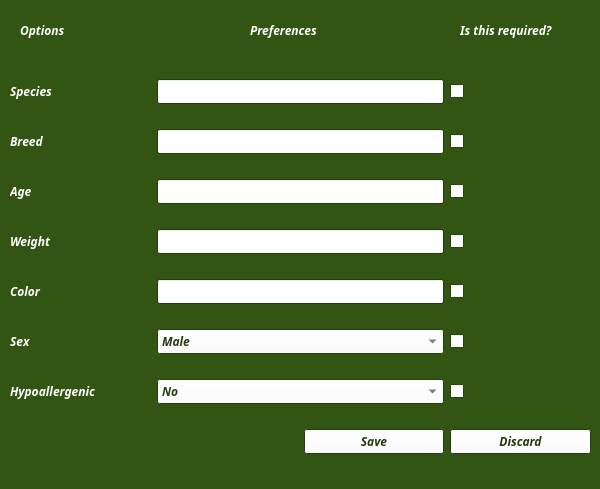
<?xml version="1.0" encoding="UTF-8"?>
<ui version="4.0">
 <class>PrefTab</class>
 <widget class="QWidget" name="PrefTab">
  <property name="geometry">
   <rect>
    <x>0</x>
    <y>0</y>
    <width>600</width>
    <height>489</height>
   </rect>
  </property>
  <property name="palette">
   <palette>
    <active>
     <colorrole role="WindowText">
      <brush brushstyle="SolidPattern">
       <color alpha="255">
        <red>255</red>
        <green>255</green>
        <blue>255</blue>
       </color>
      </brush>
     </colorrole>
     <colorrole role="Button">
      <brush brushstyle="SolidPattern">
       <color alpha="255">
        <red>255</red>
        <green>255</green>
        <blue>255</blue>
       </color>
      </brush>
     </colorrole>
     <colorrole role="ButtonText">
      <brush brushstyle="SolidPattern">
       <color alpha="255">
        <red>38</red>
        <green>59</green>
        <blue>18</blue>
       </color>
      </brush>
     </colorrole>
     <colorrole role="Base">
      <brush brushstyle="SolidPattern">
       <color alpha="255">
        <red>255</red>
        <green>255</green>
        <blue>255</blue>
       </color>
      </brush>
     </colorrole>
     <colorrole role="Window">
      <brush brushstyle="SolidPattern">
       <color alpha="255">
        <red>50</red>
        <green>85</green>
        <blue>19</blue>
       </color>
      </brush>
     </colorrole>
    </active>
    <inactive>
     <colorrole role="WindowText">
      <brush brushstyle="SolidPattern">
       <color alpha="255">
        <red>255</red>
        <green>255</green>
        <blue>255</blue>
       </color>
      </brush>
     </colorrole>
     <colorrole role="Button">
      <brush brushstyle="SolidPattern">
       <color alpha="255">
        <red>255</red>
        <green>255</green>
        <blue>255</blue>
       </color>
      </brush>
     </colorrole>
     <colorrole role="ButtonText">
      <brush brushstyle="SolidPattern">
       <color alpha="255">
        <red>38</red>
        <green>59</green>
        <blue>18</blue>
       </color>
      </brush>
     </colorrole>
     <colorrole role="Base">
      <brush brushstyle="SolidPattern">
       <color alpha="255">
        <red>255</red>
        <green>255</green>
        <blue>255</blue>
       </color>
      </brush>
     </colorrole>
     <colorrole role="Window">
      <brush brushstyle="SolidPattern">
       <color alpha="255">
        <red>50</red>
        <green>85</green>
        <blue>19</blue>
       </color>
      </brush>
     </colorrole>
    </inactive>
    <disabled>
     <colorrole role="WindowText">
      <brush brushstyle="SolidPattern">
       <color alpha="255">
        <red>190</red>
        <green>190</green>
        <blue>190</blue>
       </color>
      </brush>
     </colorrole>
     <colorrole role="Button">
      <brush brushstyle="SolidPattern">
       <color alpha="255">
        <red>255</red>
        <green>255</green>
        <blue>255</blue>
       </color>
      </brush>
     </colorrole>
     <colorrole role="ButtonText">
      <brush brushstyle="SolidPattern">
       <color alpha="255">
        <red>190</red>
        <green>190</green>
        <blue>190</blue>
       </color>
      </brush>
     </colorrole>
     <colorrole role="Base">
      <brush brushstyle="SolidPattern">
       <color alpha="255">
        <red>50</red>
        <green>85</green>
        <blue>19</blue>
       </color>
      </brush>
     </colorrole>
     <colorrole role="Window">
      <brush brushstyle="SolidPattern">
       <color alpha="255">
        <red>50</red>
        <green>85</green>
        <blue>19</blue>
       </color>
      </brush>
     </colorrole>
    </disabled>
   </palette>
  </property>
  <property name="font">
   <font>
    <family>Purisa</family>
    <weight>75</weight>
    <italic>true</italic>
    <bold>true</bold>
   </font>
  </property>
  <property name="windowTitle">
   <string>Form</string>
  </property>
  <widget class="QLabel" name="label_8">
   <property name="geometry">
    <rect>
     <x>250</x>
     <y>10</y>
     <width>191</width>
     <height>41</height>
    </rect>
   </property>
   <property name="text">
    <string>Preferences</string>
   </property>
  </widget>
  <widget class="QLabel" name="label_9">
   <property name="geometry">
    <rect>
     <x>460</x>
     <y>10</y>
     <width>131</width>
     <height>41</height>
    </rect>
   </property>
   <property name="text">
    <string>Is this required?</string>
   </property>
  </widget>
  <widget class="QLabel" name="label_10">
   <property name="geometry">
    <rect>
     <x>20</x>
     <y>10</y>
     <width>121</width>
     <height>41</height>
    </rect>
   </property>
   <property name="text">
    <string>Options</string>
   </property>
  </widget>
  <widget class="QWidget" name="layoutWidget">
   <property name="geometry">
    <rect>
     <x>10</x>
     <y>60</y>
     <width>581</width>
     <height>421</height>
    </rect>
   </property>
   <layout class="QGridLayout" name="gridLayout">
    <item row="0" column="0">
     <widget class="QLabel" name="label">
      <property name="text">
       <string>Species</string>
      </property>
     </widget>
    </item>
    <item row="2" column="1" colspan="2">
     <widget class="QLineEdit" name="ageInput">
      <property name="inputMethodHints">
       <set>Qt::ImhDigitsOnly</set>
      </property>
     </widget>
    </item>
    <item row="1" column="3">
     <widget class="QCheckBox" name="breedReqInput">
      <property name="text">
       <string/>
      </property>
     </widget>
    </item>
    <item row="2" column="3">
     <widget class="QCheckBox" name="ageReqInput">
      <property name="text">
       <string/>
      </property>
     </widget>
    </item>
    <item row="3" column="0">
     <widget class="QLabel" name="label_4">
      <property name="text">
       <string>Weight</string>
      </property>
     </widget>
    </item>
    <item row="3" column="1" colspan="2">
     <widget class="QLineEdit" name="weightInput">
      <property name="inputMethodHints">
       <set>Qt::ImhFormattedNumbersOnly</set>
      </property>
     </widget>
    </item>
    <item row="3" column="3">
     <widget class="QCheckBox" name="weightReqInput">
      <property name="text">
       <string/>
      </property>
     </widget>
    </item>
    <item row="4" column="0">
     <widget class="QLabel" name="label_5">
      <property name="text">
       <string>Color</string>
      </property>
     </widget>
    </item>
    <item row="4" column="1" colspan="2">
     <widget class="QLineEdit" name="colorInput"/>
    </item>
    <item row="4" column="3">
     <widget class="QCheckBox" name="colorReqIput">
      <property name="text">
       <string/>
      </property>
     </widget>
    </item>
    <item row="5" column="0">
     <widget class="QLabel" name="label_6">
      <property name="text">
       <string>Sex</string>
      </property>
     </widget>
    </item>
    <item row="5" column="1" colspan="2">
     <widget class="QComboBox" name="comboBoxSex">
      <item>
       <property name="text">
        <string>Male</string>
       </property>
      </item>
      <item>
       <property name="text">
        <string>Female</string>
       </property>
      </item>
     </widget>
    </item>
    <item row="5" column="3">
     <widget class="QCheckBox" name="sexReqInput">
      <property name="text">
       <string/>
      </property>
     </widget>
    </item>
    <item row="8" column="3">
     <widget class="QCheckBox" name="hypoReqInput">
      <property name="text">
       <string/>
      </property>
     </widget>
    </item>
    <item row="9" column="2">
     <widget class="QPushButton" name="prefSaveButton">
      <property name="text">
       <string>Save</string>
      </property>
     </widget>
    </item>
    <item row="9" column="3">
     <widget class="QPushButton" name="pushButton_2">
      <property name="sizePolicy">
       <sizepolicy hsizetype="Fixed" vsizetype="Fixed">
        <horstretch>0</horstretch>
        <verstretch>0</verstretch>
       </sizepolicy>
      </property>
      <property name="maximumSize">
       <size>
        <width>280</width>
        <height>430</height>
       </size>
      </property>
      <property name="text">
       <string>Discard</string>
      </property>
     </widget>
    </item>
    <item row="0" column="1" colspan="2">
     <widget class="QLineEdit" name="speciesInput"/>
    </item>
    <item row="0" column="3">
     <widget class="QCheckBox" name="speciesReqInput">
      <property name="text">
       <string/>
      </property>
     </widget>
    </item>
    <item row="1" column="0">
     <widget class="QLabel" name="label_2">
      <property name="text">
       <string>Breed</string>
      </property>
     </widget>
    </item>
    <item row="1" column="1" colspan="2">
     <widget class="QLineEdit" name="breedInput"/>
    </item>
    <item row="2" column="0">
     <widget class="QLabel" name="label_3">
      <property name="text">
       <string>Age</string>
      </property>
     </widget>
    </item>
    <item row="8" column="0">
     <widget class="QLabel" name="label_7">
      <property name="text">
       <string>Hypoallergenic</string>
      </property>
     </widget>
    </item>
    <item row="8" column="1" colspan="2">
     <widget class="QComboBox" name="comboBoxHypo">
      <item>
       <property name="text">
        <string>No</string>
       </property>
      </item>
      <item>
       <property name="text">
        <string>Yes</string>
       </property>
      </item>
     </widget>
    </item>
    <item row="9" column="0" colspan="2">
     <widget class="QLabel" name="errorBar">
      <property name="text">
       <string/>
      </property>
     </widget>
    </item>
   </layout>
  </widget>
 </widget>
 <resources/>
 <connections/>
</ui>
